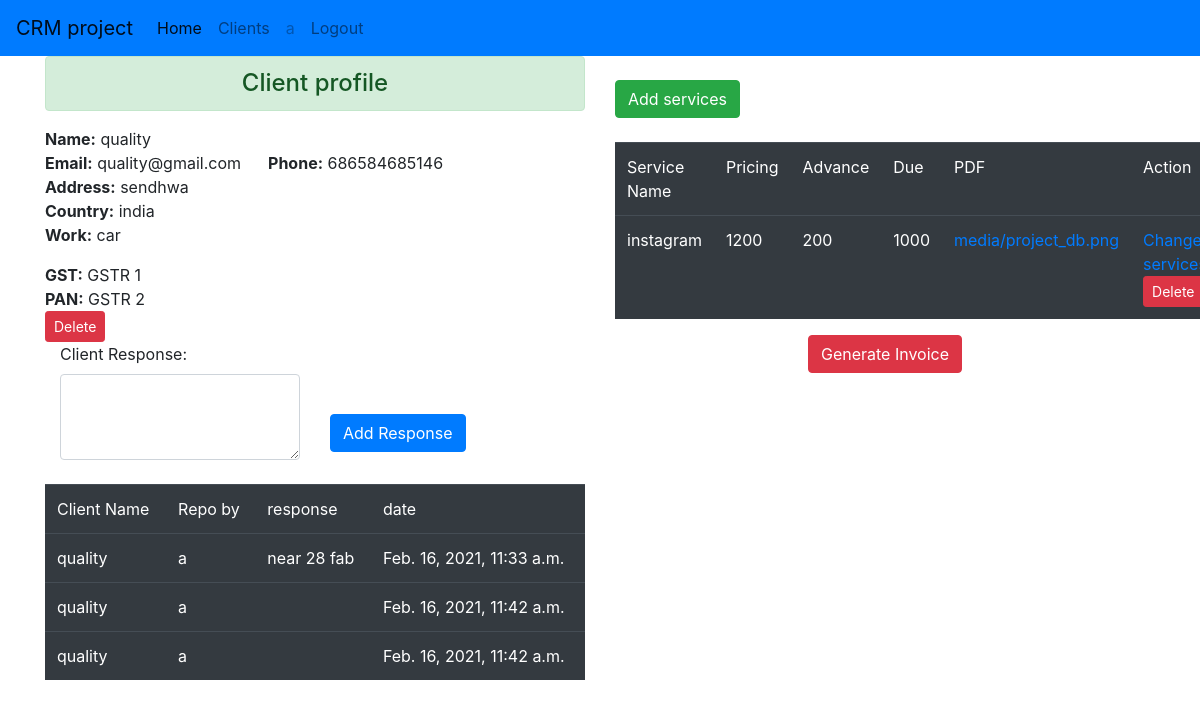
The page /ClientProfile/1/ (signed in) on the database its author committed.
### crmapp/models.py (models this page shows, shortened)
class Clients(models.Model):
    superuser_id = models.ForeignKey(User, on_delete=models.CASCADE)
    client_name = models.CharField(max_length=100)
    client_business = models.CharField(max_length=200)
    client_phone = models.BigIntegerField()
    client_email = models.EmailField(max_length=100)
    client_address = models.CharField(max_length=300)
    client_country = models.CharField(max_length=20)
    client_work_description = models.CharField(max_length=300)
    client_created = models.DateTimeField()

class Invoice_Details(models.Model):
    client_id = models.ForeignKey(Clients, on_delete=models.CASCADE)
    GST = models.CharField(max_length=100)
    PAN = models.CharField(max_length=100)

class Client_Response(models.Model):
    client_id = models.ForeignKey(Clients, on_delete=models.CASCADE)
    superuser_id = models.ForeignKey(User, on_delete=models.CASCADE)
    client_response = models.CharField(max_length=500)
    client_response_date = models.DateTimeField()

class Client_Services(models.Model):
    client_id = models.ForeignKey(Clients, on_delete=models.CASCADE)
    superuser_id = models.ForeignKey(User, on_delete=models.CASCADE)
    services = models.CharField(max_length=200)
    pricing = models.IntegerField()
    advance = models.IntegerField()
    due = models.IntegerField()
    quatation = models.FileField(upload_to='media', null=True)

### crmapp/views.py (the view)
# urls.py: path('ClientProfile/<int:id>/', views.clients_profile, name='ClientProfile'),
def clients_profile(request, id):
    if request.user.is_authenticated:
        clirepo = Client_Response.objects.filter(client_id=id)
        cli_ser = Client_Services.objects.filter(client_id=id)
        invo = Invoice_Details.objects.filter(client_id=id)
        if request.method == 'POST':
            response = request.POST.get('response')
            data = Client_Response(
                client_id=Clients.objects.get(pk=id),
                superuser_id=User.objects.get(pk=request.user.id),
                client_response=response,
                client_response_date=dt,
            )
            data.save()
            return HttpResponseRedirect('/ClientProfile/{}'.format(id))
        else:
            client = Clients.objects.get(pk=id)
            return render(request, 'clients_profile.html',
                          {'name': request.user, 'client': client, 'clirepo': clirepo, 'cli_ser': cli_ser,
                           'invo': invo})
    else:
        return HttpResponseRedirect('/')

### templates/clients_profile.html (shortened to what this page needs)
{% extends 'base.html' %}
{% block log %}
          {% if name == request.user %}
              <li class="nav-item">
                  <a class="nav-link" href="{% url 'clients_data' %}">Clients</a>
              </li>
              <li class="nav-item">
                <a class="nav-link disabled">{{ request.user }}</a>
              </li>
              <li class="nav-item">
                  <a class="nav-link" href="{% url 'logout' %}">Logout</a>
              </li>
          {% else %}
              <li>
                <a class="nav-link" href="{% url 'login' %}">Login</a>
              </li>
          {% endif %}
{% endblock %}
{% block body %}
    <div class="row">
        <div class="col-md-6">
            <h4 class="text-center alert alert-success">Client profile</h4>
            <p><b>Name:</b> {{ client.client_name }}<br>
                <b>Email:</b> {{ client.client_email }}  &nbsp;&nbsp;&nbsp;&nbsp;
                <b>Phone:</b> {{ client.client_phone }} <br>
                <b>Address:</b> {{ client.client_address }} <br>
                <b>Country:</b> {{ client.client_country }} <br>
                <b>Work:</b> {{ client.client_work_description }}</p>
            {% if invo %}
                {% for inv in invo %}
                    <b>GST:</b> {{ inv.GST }}<br>
                    <b>PAN:</b> {{ inv.PAN }}<br>
                    <form method="post" action="{% url 'gst_delete' inv.client_id.id %}" class="d-inline">
                        <input type="submit" value="Delete" class="btn btn-sm btn-danger">
                    </form>
                {% endfor %}
            {% else %}
                <a href="{% url 'gst_add' client.id %}" class="btn btn-primary">Add Invoice Details</a>
            {% endif %}
            <div class="container">
                <div class="row">
                    <div class="col-md-6">
            <form method="post">
                <label class="label">Client Response:</label>
                 <textarea name="response" class="form-control" cols="15" rows="3"> </textarea>
                            </div>
                    <div class="col-md-6">
                        <br><br><br><input type="submit" class="btn btn-primary" value="Add Response"></div>
                </div>
                <br>
            </div>
    <table class="table table-dark">
    <thead>
    <tr>
        <td>Client Name</td>
        <td>Repo by</td>
        <td>response</td>
        <td>date</td>
    </tr>
    </thead>
    <tbody>
    {% if clirepo %}
        {% for cli in clirepo %}
        <tr>
            <td>{{ cli.client_id.client_name }}</td>
            <td>{{ cli.superuser_id.username }}</td>
            <td>{{ cli.client_response }}</td>
            <td>{{ cli.client_response_date }}</td>
        </tr>
        {% endfor %}
    {% endif %}
    </tbody>
    </table>
        </div>
    <div class="col-md-6">
    <br>
    <a href="{% url 'ClientServicesA' client.id %}" class="btn btn-success">Add services</a><br>
        <br>
    <table class="table table-dark">
    <thead>
    <tr>
        <td>Service Name</td>
        <td>Pricing</td>
        <td>Advance</td>
        <td>Due</td>
        <td>PDF</td>
        <td>Action</td>
    </tr>
    </thead>
    <tbody>
    {% if cli_ser %}
        {% for cli in cli_ser %}
        <tr>
            <td>{{ cli.services }}</td>
            <td>{{ cli.pricing }}</td>
            <td>{{ cli.advance }}</td>
            <td>{{ cli.due }}</td>
            <td>
                {% if cli.quatation == 'non' %}
                    Not Available
                {% else %}
                <a href="{{ cli.quatation.url }}" download="{{ cli.quatation.url }}">{{ cli.quatation }}</a>
                {% endif %}
                </td>
                <td>
                    <a href="{% url 'ClientServicesE' cli.id %}">Change services</a>
                    <form method="post" action="{% url 'ClientServicesD' cli.id %}" class="d-inline">
                        <input type="submit" value="Delete" class="btn btn-sm btn-danger">
                    </form>
                </td>
        </tr>
        {% endfor %}
        </tbody>
            </table>
        {% if invo %}
            <center>
        <form method="post" action="{% url 'invoice' client.id %}" >
            <input type="submit" value="Generate Invoice" class="btn  btn-danger">
        </form>
        </center>
        {% else %}
            <h3>for generate invoice first insert client GST details</h3>
        {% endif %}
    {% endif %}
    </div>
</div>
{% endblock %}

### templates/base.html (shortened to what this page needs)
<!DOCTYPE html>
<html lang="en">
<head>
{% include 'cndlines.html' %}
</head>
<body>
<nav class="navbar navbar-expand-lg navbar-light bg-primary">
  <a class="navbar-brand" href="{% url 'home' %}">CRM project</a>
  <div class="collapse navbar-collapse" id="navbarText">
    <ul class="navbar-nav mr-auto">
      <li class="nav-item active">
        <a class="nav-link" href="{% url 'home' %}">Home <span class="sr-only">(current)</span></a>
      </li>
    {% block log %}
    {% endblock %}
    </ul>
  </div>
</nav>
<div class="container">
{% block body %}
{% endblock %}
</div>
</body>
</html>

### templates/cndlines.html (shortened to what this page needs)
<link rel="stylesheet" href="https://maxcdn.bootstrapcdn.com/bootstrap/4.3.1/css/bootstrap.min.css">

### rows shown on the page
Clients: client_name "quality", client_email "quality@gmail.com", client_phone "686584685146", client_address "sendhwa", client_country "india", client_work_description "car"
Invoice_Details: GST "GSTR 1", PAN "GSTR 2"
Client_Response: client_id.client_name "quality", superuser_id.username "a", client_response "near 28 fab", client_response_date "Feb. 16, 2021, 11:33 a.m."
Client_Response: client_id.client_name "quality", superuser_id.username "a", client_response_date "Feb. 16, 2021, 11:42 a.m."
Client_Response: client_id.client_name "quality", superuser_id.username "a", client_response_date "Feb. 16, 2021, 11:42 a.m."
Client_Services: services "instagram", pricing "1200", advance "200", due "1000", quatation "media/project_db.png"

### other values the page prints
{{ request.user }} "a"
